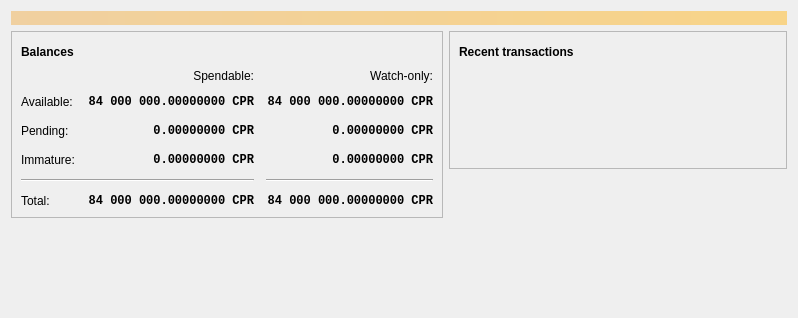
<?xml version="1.0" encoding="UTF-8"?>
<ui version="4.0">
 <class>OverviewPage</class>
 <widget class="QWidget" name="OverviewPage">
  <property name="geometry">
   <rect>
    <x>0</x>
    <y>0</y>
    <width>798</width>
    <height>318</height>
   </rect>
  </property>
  <property name="windowTitle">
   <string>Form</string>
  </property>
  <layout class="QVBoxLayout" name="topLayout">
   <item>
    <widget class="QLabel" name="labelAlerts">
     <property name="visible">
      <bool>false</bool>
     </property>
     <property name="styleSheet">
      <string notr="true">QLabel { background-color: qlineargradient(x1: 0, y1: 0, x2: 1, y2: 0, stop:0 #F0D0A0, stop:1 #F8D488); color:#000000; }</string>
     </property>
     <property name="wordWrap">
      <bool>true</bool>
     </property>
     <property name="margin">
      <number>3</number>
     </property>
     <property name="textInteractionFlags">
      <set>Qt::TextSelectableByMouse</set>
     </property>
    </widget>
   </item>
   <item>
    <layout class="QHBoxLayout" name="horizontalLayout" stretch="1,1">
     <item>
      <layout class="QVBoxLayout" name="verticalLayout_2">
       <item>
        <widget class="QFrame" name="frame">
         <property name="frameShape">
          <enum>QFrame::StyledPanel</enum>
         </property>
         <property name="frameShadow">
          <enum>QFrame::Raised</enum>
         </property>
         <layout class="QVBoxLayout" name="verticalLayout_4">
          <item>
           <layout class="QHBoxLayout" name="horizontalLayout_4">
            <item>
             <widget class="QLabel" name="label_5">
              <property name="font">
               <font>
                <weight>75</weight>
                <bold>true</bold>
               </font>
              </property>
              <property name="text">
               <string>Balances</string>
              </property>
             </widget>
            </item>
            <item>
             <widget class="QPushButton" name="labelWalletStatus">
              <property name="enabled">
               <bool>true</bool>
              </property>
              <property name="maximumSize">
               <size>
                <width>30</width>
                <height>16777215</height>
               </size>
              </property>
              <property name="toolTip">
               <string>The displayed information may be out of date. Your wallet automatically synchronizes with the Coppercoin network after a connection is established, but this process has not completed yet.</string>
              </property>
              <property name="text">
               <string/>
              </property>
              <property name="icon">
               <iconset resource="../bitcoin.qrc">
                <normaloff>:/icons/warning</normaloff>
                <disabledoff>:/icons/warning</disabledoff>:/icons/warning</iconset>
              </property>
              <property name="iconSize">
               <size>
                <width>24</width>
                <height>24</height>
               </size>
              </property>
              <property name="flat">
               <bool>true</bool>
              </property>
             </widget>
            </item>
            <item>
             <spacer name="horizontalSpacer_3">
              <property name="orientation">
               <enum>Qt::Horizontal</enum>
              </property>
              <property name="sizeHint" stdset="0">
               <size>
                <width>40</width>
                <height>20</height>
               </size>
              </property>
             </spacer>
            </item>
           </layout>
          </item>
          <item>
           <layout class="QGridLayout" name="gridLayout">
            <property name="spacing">
             <number>12</number>
            </property>
            <item row="2" column="2">
             <widget class="QLabel" name="labelWatchPending">
              <property name="font">
               <font>
                <family>Monospace</family>
                <weight>75</weight>
                <bold>true</bold>
               </font>
              </property>
              <property name="cursor">
               <cursorShape>IBeamCursor</cursorShape>
              </property>
              <property name="toolTip">
               <string>Unconfirmed transactions to watch-only addresses</string>
              </property>
              <property name="text">
               <string notr="true">0.00000000 CPR</string>
              </property>
              <property name="alignment">
               <set>Qt::AlignRight|Qt::AlignTrailing|Qt::AlignVCenter</set>
              </property>
              <property name="textInteractionFlags">
               <set>Qt::LinksAccessibleByMouse|Qt::TextSelectableByKeyboard|Qt::TextSelectableByMouse</set>
              </property>
             </widget>
            </item>
            <item row="2" column="1">
             <widget class="QLabel" name="labelUnconfirmed">
              <property name="font">
               <font>
                <family>Monospace</family>
                <weight>75</weight>
                <bold>true</bold>
               </font>
              </property>
              <property name="cursor">
               <cursorShape>IBeamCursor</cursorShape>
              </property>
              <property name="toolTip">
               <string>Total of transactions that have yet to be confirmed, and do not yet count toward the spendable balance</string>
              </property>
              <property name="text">
               <string notr="true">0.00000000 CPR</string>
              </property>
              <property name="alignment">
               <set>Qt::AlignRight|Qt::AlignTrailing|Qt::AlignVCenter</set>
              </property>
              <property name="textInteractionFlags">
               <set>Qt::LinksAccessibleByMouse|Qt::TextSelectableByKeyboard|Qt::TextSelectableByMouse</set>
              </property>
             </widget>
            </item>
            <item row="3" column="2">
             <widget class="QLabel" name="labelWatchImmature">
              <property name="font">
               <font>
                <family>Monospace</family>
                <weight>75</weight>
                <bold>true</bold>
               </font>
              </property>
              <property name="cursor">
               <cursorShape>IBeamCursor</cursorShape>
              </property>
              <property name="toolTip">
               <string>Mined balance in watch-only addresses that has not yet matured</string>
              </property>
              <property name="text">
               <string notr="true">0.00000000 CPR</string>
              </property>
              <property name="alignment">
               <set>Qt::AlignRight|Qt::AlignTrailing|Qt::AlignVCenter</set>
              </property>
              <property name="textInteractionFlags">
               <set>Qt::LinksAccessibleByMouse|Qt::TextSelectableByKeyboard|Qt::TextSelectableByMouse</set>
              </property>
             </widget>
            </item>
            <item row="4" column="0" colspan="2">
             <widget class="Line" name="line">
              <property name="orientation">
               <enum>Qt::Horizontal</enum>
              </property>
             </widget>
            </item>
            <item row="4" column="2">
             <widget class="Line" name="lineWatchBalance">
              <property name="sizePolicy">
               <sizepolicy hsizetype="Preferred" vsizetype="Fixed">
                <horstretch>0</horstretch>
                <verstretch>0</verstretch>
               </sizepolicy>
              </property>
              <property name="minimumSize">
               <size>
                <width>140</width>
                <height>0</height>
               </size>
              </property>
              <property name="orientation">
               <enum>Qt::Horizontal</enum>
              </property>
             </widget>
            </item>
            <item row="5" column="0">
             <widget class="QLabel" name="labelTotalText">
              <property name="text">
               <string>Total:</string>
              </property>
             </widget>
            </item>
            <item row="3" column="1">
             <widget class="QLabel" name="labelImmature">
              <property name="font">
               <font>
                <family>Monospace</family>
                <weight>75</weight>
                <bold>true</bold>
               </font>
              </property>
              <property name="cursor">
               <cursorShape>IBeamCursor</cursorShape>
              </property>
              <property name="toolTip">
               <string>Mined balance that has not yet matured</string>
              </property>
              <property name="text">
               <string notr="true">0.00000000 CPR</string>
              </property>
              <property name="alignment">
               <set>Qt::AlignRight|Qt::AlignTrailing|Qt::AlignVCenter</set>
              </property>
              <property name="textInteractionFlags">
               <set>Qt::LinksAccessibleByMouse|Qt::TextSelectableByKeyboard|Qt::TextSelectableByMouse</set>
              </property>
             </widget>
            </item>
            <item row="2" column="3">
             <spacer name="horizontalSpacer_2">
              <property name="orientation">
               <enum>Qt::Horizontal</enum>
              </property>
              <property name="sizeHint" stdset="0">
               <size>
                <width>40</width>
                <height>20</height>
               </size>
              </property>
             </spacer>
            </item>
            <item row="3" column="0">
             <widget class="QLabel" name="labelImmatureText">
              <property name="text">
               <string>Immature:</string>
              </property>
             </widget>
            </item>
            <item row="5" column="1">
             <widget class="QLabel" name="labelTotal">
              <property name="font">
               <font>
                <family>Monospace</family>
                <weight>75</weight>
                <bold>true</bold>
               </font>
              </property>
              <property name="cursor">
               <cursorShape>IBeamCursor</cursorShape>
              </property>
              <property name="toolTip">
               <string>Your current total balance</string>
              </property>
              <property name="text">
               <string notr="true">84 000 000.00000000 CPR</string>
              </property>
              <property name="alignment">
               <set>Qt::AlignRight|Qt::AlignTrailing|Qt::AlignVCenter</set>
              </property>
              <property name="textInteractionFlags">
               <set>Qt::LinksAccessibleByMouse|Qt::TextSelectableByKeyboard|Qt::TextSelectableByMouse</set>
              </property>
             </widget>
            </item>
            <item row="5" column="2">
             <widget class="QLabel" name="labelWatchTotal">
              <property name="font">
               <font>
                <family>Monospace</family>
                <weight>75</weight>
                <bold>true</bold>
               </font>
              </property>
              <property name="cursor">
               <cursorShape>IBeamCursor</cursorShape>
              </property>
              <property name="toolTip">
               <string>Current total balance in watch-only addresses</string>
              </property>
              <property name="text">
               <string notr="true">84 000 000.00000000 CPR</string>
              </property>
              <property name="alignment">
               <set>Qt::AlignRight|Qt::AlignTrailing|Qt::AlignVCenter</set>
              </property>
              <property name="textInteractionFlags">
               <set>Qt::LinksAccessibleByMouse|Qt::TextSelectableByKeyboard|Qt::TextSelectableByMouse</set>
              </property>
             </widget>
            </item>
            <item row="0" column="2">
             <widget class="QLabel" name="labelWatchonly">
              <property name="text">
               <string>Watch-only:</string>
              </property>
              <property name="alignment">
               <set>Qt::AlignRight|Qt::AlignTrailing|Qt::AlignVCenter</set>
              </property>
             </widget>
            </item>
            <item row="1" column="0">
             <widget class="QLabel" name="labelBalanceText">
              <property name="text">
               <string>Available:</string>
              </property>
             </widget>
            </item>
            <item row="1" column="1">
             <widget class="QLabel" name="labelBalance">
              <property name="font">
               <font>
                <family>Monospace</family>
                <weight>75</weight>
                <bold>true</bold>
               </font>
              </property>
              <property name="cursor">
               <cursorShape>IBeamCursor</cursorShape>
              </property>
              <property name="toolTip">
               <string>Your current spendable balance</string>
              </property>
              <property name="text">
               <string notr="true">84 000 000.00000000 CPR</string>
              </property>
              <property name="alignment">
               <set>Qt::AlignRight|Qt::AlignTrailing|Qt::AlignVCenter</set>
              </property>
              <property name="textInteractionFlags">
               <set>Qt::LinksAccessibleByMouse|Qt::TextSelectableByKeyboard|Qt::TextSelectableByMouse</set>
              </property>
             </widget>
            </item>
            <item row="1" column="2">
             <widget class="QLabel" name="labelWatchAvailable">
              <property name="font">
               <font>
                <family>Monospace</family>
                <weight>75</weight>
                <bold>true</bold>
               </font>
              </property>
              <property name="cursor">
               <cursorShape>IBeamCursor</cursorShape>
              </property>
              <property name="toolTip">
               <string>Your current balance in watch-only addresses</string>
              </property>
              <property name="text">
               <string notr="true">84 000 000.00000000 CPR</string>
              </property>
              <property name="alignment">
               <set>Qt::AlignRight|Qt::AlignTrailing|Qt::AlignVCenter</set>
              </property>
              <property name="textInteractionFlags">
               <set>Qt::LinksAccessibleByMouse|Qt::TextSelectableByKeyboard|Qt::TextSelectableByMouse</set>
              </property>
             </widget>
            </item>
            <item row="2" column="0">
             <widget class="QLabel" name="labelPendingText">
              <property name="text">
               <string>Pending:</string>
              </property>
             </widget>
            </item>
            <item row="0" column="1">
             <widget class="QLabel" name="labelSpendable">
              <property name="text">
               <string>Spendable:</string>
              </property>
              <property name="alignment">
               <set>Qt::AlignRight|Qt::AlignTrailing|Qt::AlignVCenter</set>
              </property>
             </widget>
            </item>
           </layout>
          </item>
         </layout>
        </widget>
       </item>
       <item>
        <spacer name="verticalSpacer">
         <property name="orientation">
          <enum>Qt::Vertical</enum>
         </property>
         <property name="sizeHint" stdset="0">
          <size>
           <width>20</width>
           <height>40</height>
          </size>
         </property>
        </spacer>
       </item>
      </layout>
     </item>
     <item>
      <layout class="QVBoxLayout" name="verticalLayout_3">
       <item>
        <widget class="QFrame" name="frame_2">
         <property name="frameShape">
          <enum>QFrame::StyledPanel</enum>
         </property>
         <property name="frameShadow">
          <enum>QFrame::Raised</enum>
         </property>
         <layout class="QVBoxLayout" name="verticalLayout">
          <item>
           <layout class="QHBoxLayout" name="horizontalLayout_2">
            <item>
             <widget class="QLabel" name="label_4">
              <property name="font">
               <font>
                <weight>75</weight>
                <bold>true</bold>
               </font>
              </property>
              <property name="text">
               <string>Recent transactions</string>
              </property>
             </widget>
            </item>
            <item>
             <widget class="QPushButton" name="labelTransactionsStatus">
              <property name="enabled">
               <bool>true</bool>
              </property>
              <property name="maximumSize">
               <size>
                <width>30</width>
                <height>16777215</height>
               </size>
              </property>
              <property name="toolTip">
               <string>The displayed information may be out of date. Your wallet automatically synchronizes with the Coppercoin network after a connection is established, but this process has not completed yet.</string>
              </property>
              <property name="text">
               <string/>
              </property>
              <property name="icon">
               <iconset resource="../bitcoin.qrc">
                <normaloff>:/icons/warning</normaloff>
                <disabledoff>:/icons/warning</disabledoff>:/icons/warning</iconset>
              </property>
              <property name="iconSize">
               <size>
                <width>24</width>
                <height>24</height>
               </size>
              </property>
              <property name="flat">
               <bool>true</bool>
              </property>
             </widget>
            </item>
            <item>
             <spacer name="horizontalSpacer">
              <property name="orientation">
               <enum>Qt::Horizontal</enum>
              </property>
              <property name="sizeHint" stdset="0">
               <size>
                <width>40</width>
                <height>20</height>
               </size>
              </property>
             </spacer>
            </item>
           </layout>
          </item>
          <item>
           <widget class="TransactionOverviewWidget" name="listTransactions">
            <property name="styleSheet">
             <string notr="true">QListView { background: transparent; }</string>
            </property>
            <property name="frameShape">
             <enum>QFrame::NoFrame</enum>
            </property>
            <property name="verticalScrollBarPolicy">
             <enum>Qt::ScrollBarAlwaysOff</enum>
            </property>
            <property name="horizontalScrollBarPolicy">
             <enum>Qt::ScrollBarAlwaysOff</enum>
            </property>
            <property name="sizeAdjustPolicy">
             <enum>QAbstractScrollArea::AdjustToContents</enum>
            </property>
            <property name="selectionMode">
             <enum>QAbstractItemView::NoSelection</enum>
            </property>
            <property name="uniformItemSizes">
             <bool>true</bool>
            </property>
           </widget>
          </item>
         </layout>
        </widget>
       </item>
       <item>
        <spacer name="verticalSpacer_2">
         <property name="orientation">
          <enum>Qt::Vertical</enum>
         </property>
         <property name="sizeHint" stdset="0">
          <size>
           <width>20</width>
           <height>40</height>
          </size>
         </property>
        </spacer>
       </item>
      </layout>
     </item>
    </layout>
   </item>
  </layout>
 </widget>
 <customwidgets>
  <customwidget>
   <class>TransactionOverviewWidget</class>
   <extends>QListView</extends>
   <header>qt/transactionoverviewwidget.h</header>
  </customwidget>
 </customwidgets>
 <resources/>
 <connections/>
</ui>
